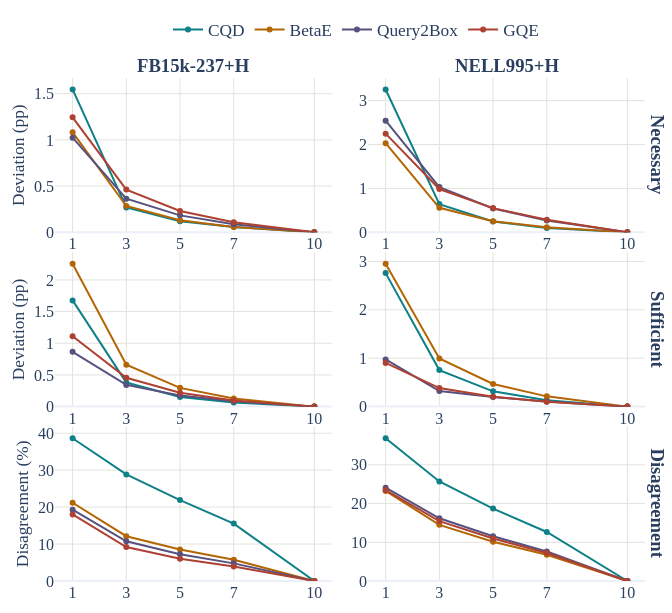

This figure's notebook cell:
### Code cell
MODEL_COLORS = {
    "cqd": DRAWIO["blue"], "betae": DRAWIO["orange"],
    "query2box": DRAWIO["purple"], "gqe": DRAWIO["red"],
}

D_TICK_PT, D_TITLE_PT, D_ANNOT_PT = 12.0, 13.0, 14.0
d_tickfont_px = D_TICK_PT / PT_PER_PX
d_titlefont_px = D_TITLE_PT / PT_PER_PX
d_annotfont_px = D_ANNOT_PT / PT_PER_PX

piv_d = deltamrr_df.pivot_table(index=["dataset", "model", "query_type", "metric"], columns="K", values="mean")
dev_d = piv_d.sub(piv_d[10], axis=0).abs()
disagree_tbl_d = disagree_df[disagree_df["K"].isin(K_TABLE)]


def model_avg_deltamrr(dataset, metric, model):
    vals_by_k = []
    for K in K_TABLE:
        vals = [dev_d.loc[(dataset, model, q, metric), K] for q, _ in QUERY_TYPES
                 if (dataset, model, q, metric) in dev_d.index]
        vals_by_k.append(np.mean(vals))
    return vals_by_k


def model_avg_disagreement(dataset, model):
    sub = disagree_tbl_d[(disagree_tbl_d["dataset"] == dataset) & (disagree_tbl_d["model"] == model)]
    return [sub[sub["K"] == K]["mean_disagreement"].mean() * 100.0 for K in K_TABLE]


def model_line_axis_config(ytitle=None, ysuffix="%"):
    return dict(
        xaxis=dict(tickvals=K_TABLE, tickangle=0, tickfont=dict(size=d_tickfont_px, family=FONT_FAMILY),
                   gridcolor="#e3e2dc"),
        yaxis=dict(tickfont=dict(size=d_tickfont_px, family=FONT_FAMILY),
                   ticksuffix=ysuffix, gridcolor="#e3e2dc", rangemode="tozero",
                   title=dict(text=ytitle, font=dict(size=d_titlefont_px, family=FONT_FAMILY), standoff=4)),
    )


ROW_SPECS_D = [
    ("necc", "Necessary", "Deviation (pp)"),
    ("suff", "Sufficient", "Deviation (pp)"),
    ("dis", "Disagreement", "Disagreement (%)"),
]

fig_d = make_subplots(
    rows=3, cols=2,
    column_titles=["<b>FB15k-237+H</b>", "<b>NELL995+H</b>"],
    row_titles=[f"<b>{label}</b>" for _, label, _ in ROW_SPECS_D],
    horizontal_spacing=0.06, vertical_spacing=0.04,
)

for r, (row_key, row_label, ytitle) in enumerate(ROW_SPECS_D, start=1):
    for c, (ds, ds_display) in enumerate(DATASETS, start=1):
        idx = (r - 1) * 2 + c
        for model, mdisp in MODELS:
            if row_key == "necc":
                y = model_avg_deltamrr(ds, "Necessity", model)
            elif row_key == "suff":
                y = model_avg_deltamrr(ds, "Sufficiency", model)
            else:
                y = model_avg_disagreement(ds, model)
            fig_d.add_trace(go.Scatter(
                x=K_TABLE, y=y, mode="lines+markers", name=mdisp,
                legendgroup=model, showlegend=(r == 1 and c == 1),
                line=dict(color=MODEL_COLORS[model]["line"], width=2),
                marker=dict(size=6, color=MODEL_COLORS[model]["line"]),
                hovertemplate=f"{mdisp}<br>K=%{{x}}<br>%{{y:.2f}}<extra></extra>",
            ), row=r, col=c)
        xk, yk = cart_axis_keys(idx)
        cfg = model_line_axis_config(ytitle=ytitle if c == 1 else None, ysuffix="")
        fig_d.update_layout(**{xk: cfg["xaxis"], yk: cfg["yaxis"]})

fig_d.update_annotations(font=dict(size=d_annotfont_px, family=FONT_FAMILY))
fig_d.update_layout(
    template="plotly_white",
    font=dict(size=d_tickfont_px, family=FONT_FAMILY),
    legend=dict(orientation="h", font=dict(size=d_titlefont_px, family=FONT_FAMILY),
                x=0.5, xanchor="center", y=1.06, yanchor="bottom"),
    width=FIG_TEXTWIDTH_PX, height=460 / PT_PER_PX,
    margin=dict(t=60, b=30, l=55, r=15),
)
fig_d.show()

out = FIGURES_DIR / "sensitivity_main_combined"
fig_d.write_image(str(out) + ".pdf", width=FIG_TEXTWIDTH_PX, height=460 / PT_PER_PX)
fig_d.write_image(str(out) + ".png", width=FIG_TEXTWIDTH_PX, height=460 / PT_PER_PX, scale=2)
print(f"Saved {out.name}.{{pdf,png}} at native {TEXTWIDTH_PT}x460pt")

### Figure 1 — Plotly figure (JSON) as saved in the notebook; plotly's stock layout.template omitted (floating-point values rounded to 4 significant figures)
{"data": [{"hovertemplate": "CQD<br>K=%{x}<br>%{y:.2f}<extra></extra>", "legendgroup": "cqd", "line": {"color": "#0E8088", "width": 2}, "marker": {"color": "#0E8088", "size": 6}, "mode": "lines+markers", "name": "CQD", "showlegend": true, "type": "scatter", "x": [1, 3, 5, 7, 10], "xaxis": "x", "y": [1.546, 0.2679, 0.1181, 0.05609, 0], "yaxis": "y"}, {"hovertemplate": "BetaE<br>K=%{x}<br>%{y:.2f}<extra></extra>", "legendgroup": "betae", "line": {"color": "#B46504", "width": 2}, "marker": {"color": "#B46504", "size": 6}, "mode": "lines+markers", "name": "BetaE", "showlegend": true, "type": "scatter", "x": [1, 3, 5, 7, 10], "xaxis": "x", "y": [1.082, 0.2843, 0.13, 0.0581, 0], "yaxis": "y"}, {"hovertemplate": "Query2Box<br>K=%{x}<br>%{y:.2f}<extra></extra>", "legendgroup": "query2box", "line": {"color": "#56517E", "width": 2}, "marker": {"color": "#56517E", "size": 6}, "mode": "lines+markers", "name": "Query2Box", "showlegend": true, "type": "scatter", "x": [1, 3, 5, 7, 10], "xaxis": "x", "y": [1.024, 0.3635, 0.1828, 0.08628, 0], "yaxis": "y"}, {"hovertemplate": "GQE<br>K=%{x}<br>%{y:.2f}<extra></extra>", "legendgroup": "gqe", "line": {"color": "#AE4132", "width": 2}, "marker": {"color": "#AE4132", "size": 6}, "mode": "lines+markers", "name": "GQE", "showlegend": true, "type": "scatter", "x": [1, 3, 5, 7, 10], "xaxis": "x", "y": [1.244, 0.4619, 0.2309, 0.1083, 0], "yaxis": "y"}, {"hovertemplate": "CQD<br>K=%{x}<br>%{y:.2f}<extra></extra>", "legendgroup": "cqd", "line": {"color": "#0E8088", "width": 2}, "marker": {"color": "#0E8088", "size": 6}, "mode": "lines+markers", "name": "CQD", "showlegend": false, "type": "scatter", "x": [1, 3, 5, 7, 10], "xaxis": "x2", "y": [3.256, 0.6414, 0.2438, 0.09519, 0], "yaxis": "y2"}, {"hovertemplate": "BetaE<br>K=%{x}<br>%{y:.2f}<extra></extra>", "legendgroup": "betae", "line": {"color": "#B46504", "width": 2}, "marker": {"color": "#B46504", "size": 6}, "mode": "lines+markers", "name": "BetaE", "showlegend": false, "type": "scatter", "x": [1, 3, 5, 7, 10], "xaxis": "x2", "y": [2.031, 0.5573, 0.2526, 0.1126, 0], "yaxis": "y2"}, {"hovertemplate": "Query2Box<br>K=%{x}<br>%{y:.2f}<extra></extra>", "legendgroup": "query2box", "line": {"color": "#56517E", "width": 2}, "marker": {"color": "#56517E", "size": 6}, "mode": "lines+markers", "name": "Query2Box", "showlegend": false, "type": "scatter", "x": [1, 3, 5, 7, 10], "xaxis": "x2", "y": [2.544, 1.03, 0.5431, 0.2659, 0], "yaxis": "y2"}, {"hovertemplate": "GQE<br>K=%{x}<br>%{y:.2f}<extra></extra>", "legendgroup": "gqe", "line": {"color": "#AE4132", "width": 2}, "marker": {"color": "#AE4132", "size": 6}, "mode": "lines+markers", "name": "GQE", "showlegend": false, "type": "scatter", "x": [1, 3, 5, 7, 10], "xaxis": "x2", "y": [2.248, 0.9849, 0.5505, 0.2836, 0], "yaxis": "y2"}, {"hovertemplate": "CQD<br>K=%{x}<br>%{y:.2f}<extra></extra>", "legendgroup": "cqd", "line": {"color": "#0E8088", "width": 2}, "marker": {"color": "#0E8088", "size": 6}, "mode": "lines+markers", "name": "CQD", "showlegend": false, "type": "scatter", "x": [1, 3, 5, 7, 10], "xaxis": "x3", "y": [1.677, 0.3796, 0.1518, 0.06485, 0], "yaxis": "y3"}, {"hovertemplate": "BetaE<br>K=%{x}<br>%{y:.2f}<extra></extra>", "legendgroup": "betae", "line": {"color": "#B46504", "width": 2}, "marker": {"color": "#B46504", "size": 6}, "mode": "lines+markers", "name": "BetaE", "showlegend": false, "type": "scatter", "x": [1, 3, 5, 7, 10], "xaxis": "x3", "y": [2.254, 0.6609, 0.296, 0.1298, 0], "yaxis": "y3"}, {"hovertemplate": "Query2Box<br>K=%{x}<br>%{y:.2f}<extra></extra>", "legendgroup": "query2box", "line": {"color": "#56517E", "width": 2}, "marker": {"color": "#56517E", "size": 6}, "mode": "lines+markers", "name": "Query2Box", "showlegend": false, "type": "scatter", "x": [1, 3, 5, 7, 10], "xaxis": "x3", "y": [0.8654, 0.3428, 0.1764, 0.0833, 0], "yaxis": "y3"}, {"hovertemplate": "GQE<br>K=%{x}<br>%{y:.2f}<extra></extra>", "legendgroup": "gqe", "line": {"color": "#AE4132", "width": 2}, "marker": {"color": "#AE4132", "size": 6}, "mode": "lines+markers", "name": "GQE", "showlegend": false, "type": "scatter", "x": [1, 3, 5, 7, 10], "xaxis": "x3", "y": [1.111, 0.4558, 0.2182, 0.09611, 0], "yaxis": "y3"}, {"hovertemplate": "CQD<br>K=%{x}<br>%{y:.2f}<extra></extra>", "legendgroup": "cqd", "line": {"color": "#0E8088", "width": 2}, "marker": {"color": "#0E8088", "size": 6}, "mode": "lines+markers", "name": "CQD", "showlegend": false, "type": "scatter", "x": [1, 3, 5, 7, 10], "xaxis": "x4", "y": [2.758, 0.7546, 0.316, 0.131, 0], "yaxis": "y4"}, {"hovertemplate": "BetaE<br>K=%{x}<br>%{y:.2f}<extra></extra>", "legendgroup": "betae", "line": {"color": "#B46504", "width": 2}, "marker": {"color": "#B46504", "size": 6}, "mode": "lines+markers", "name": "BetaE", "showlegend": false, "type": "scatter", "x": [1, 3, 5, 7, 10], "xaxis": "x4", "y": [2.95, 0.9941, 0.4684, 0.2123, 0], "yaxis": "y4"}, {"hovertemplate": "Query2Box<br>K=%{x}<br>%{y:.2f}<extra></extra>", "legendgroup": "query2box", "line": {"color": "#56517E", "width": 2}, "marker": {"color": "#56517E", "size": 6}, "mode": "lines+markers", "name": "Query2Box", "showlegend": false, "type": "scatter", "x": [1, 3, 5, 7, 10], "xaxis": "x4", "y": [0.9752, 0.3213, 0.1979, 0.1036, 0], "yaxis": "y4"}, {"hovertemplate": "GQE<br>K=%{x}<br>%{y:.2f}<extra></extra>", "legendgroup": "gqe", "line": {"color": "#AE4132", "width": 2}, "marker": {"color": "#AE4132", "size": 6}, "mode": "lines+markers", "name": "GQE", "showlegend": false, "type": "scatter", "x": [1, 3, 5, 7, 10], "xaxis": "x4", "y": [0.9025, 0.3838, 0.2036, 0.1011, 0], "yaxis": "y4"}, {"hovertemplate": "CQD<br>K=%{x}<br>%{y:.2f}<extra></extra>", "legendgroup": "cqd", "line": {"color": "#0E8088", "width": 2}, "marker": {"color": "#0E8088", "size": 6}, "mode": "lines+markers", "name": "CQD", "showlegend": false, "type": "scatter", "x": [1, 3, 5, 7, 10], "xaxis": "x5", "y": [38.65, 28.84, 21.91, 15.54, 0], "yaxis": "y5"}, {"hovertemplate": "BetaE<br>K=%{x}<br>%{y:.2f}<extra></extra>", "legendgroup": "betae", "line": {"color": "#B46504", "width": 2}, "marker": {"color": "#B46504", "size": 6}, "mode": "lines+markers", "name": "BetaE", "showlegend": false, "type": "scatter", "x": [1, 3, 5, 7, 10], "xaxis": "x5", "y": [21.17, 12.12, 8.522, 5.768, 0], "yaxis": "y5"}, {"hovertemplate": "Query2Box<br>K=%{x}<br>%{y:.2f}<extra></extra>", "legendgroup": "query2box", "line": {"color": "#56517E", "width": 2}, "marker": {"color": "#56517E", "size": 6}, "mode": "lines+markers", "name": "Query2Box", "showlegend": false, "type": "scatter", "x": [1, 3, 5, 7, 10], "xaxis": "x5", "y": [19.31, 10.76, 7.258, 4.772, 0], "yaxis": "y5"}, {"hovertemplate": "GQE<br>K=%{x}<br>%{y:.2f}<extra></extra>", "legendgroup": "gqe", "line": {"color": "#AE4132", "width": 2}, "marker": {"color": "#AE4132", "size": 6}, "mode": "lines+markers", "name": "GQE", "showlegend": false, "type": "scatter", "x": [1, 3, 5, 7, 10], "xaxis": "x5", "y": [18.03, 9.205, 6.048, 3.928, 0], "yaxis": "y5"}, {"hovertemplate": "CQD<br>K=%{x}<br>%{y:.2f}<extra></extra>", "legendgroup": "cqd", "line": {"color": "#0E8088", "width": 2}, "marker": {"color": "#0E8088", "size": 6}, "mode": "lines+markers", "name": "CQD", "showlegend": false, "type": "scatter", "x": [1, 3, 5, 7, 10], "xaxis": "x6", "y": [36.87, 25.71, 18.7, 12.66, 0], "yaxis": "y6"}, {"hovertemplate": "BetaE<br>K=%{x}<br>%{y:.2f}<extra></extra>", "legendgroup": "betae", "line": {"color": "#B46504", "width": 2}, "marker": {"color": "#B46504", "size": 6}, "mode": "lines+markers", "name": "BetaE", "showlegend": false, "type": "scatter", "x": [1, 3, 5, 7, 10], "xaxis": "x6", "y": [23.27, 14.5, 10.14, 6.765, 0], "yaxis": "y6"}, {"hovertemplate": "Query2Box<br>K=%{x}<br>%{y:.2f}<extra></extra>", "legendgroup": "query2box", "line": {"color": "#56517E", "width": 2}, "marker": {"color": "#56517E", "size": 6}, "mode": "lines+markers", "name": "Query2Box", "showlegend": false, "type": "scatter", "x": [1, 3, 5, 7, 10], "xaxis": "x6", "y": [24.11, 16.19, 11.54, 7.611, 0], "yaxis": "y6"}, {"hovertemplate": "GQE<br>K=%{x}<br>%{y:.2f}<extra></extra>", "legendgroup": "gqe", "line": {"color": "#AE4132", "width": 2}, "marker": {"color": "#AE4132", "size": 6}, "mode": "lines+markers", "name": "GQE", "showlegend": false, "type": "scatter", "x": [1, 3, 5, 7, 10], "xaxis": "x6", "y": [23.49, 15.47, 10.98, 7.233, 0], "yaxis": "y6"}], "layout": {"annotations": [{"font": {"family": "Times New Roman, Times, serif", "size": 18.67}, "showarrow": false, "text": "<b>FB15k-237+H</b>", "x": 0.23, "xanchor": "center", "xref": "paper", "y": 1, "yanchor": "bottom", "yref": "paper"}, {"font": {"family": "Times New Roman, Times, serif", "size": 18.67}, "showarrow": false, "text": "<b>NELL995+H</b>", "x": 0.75, "xanchor": "center", "xref": "paper", "y": 1, "yanchor": "bottom", "yref": "paper"}, {"font": {"family": "Times New Roman, Times, serif", "size": 18.67}, "showarrow": false, "text": "<b>Necessary</b>", "textangle": 90, "x": 0.98, "xanchor": "left", "xref": "paper", "y": 0.8467, "yanchor": "middle", "yref": "paper"}, {"font": {"family": "Times New Roman, Times, serif", "size": 18.67}, "showarrow": false, "text": "<b>Sufficient</b>", "textangle": 90, "x": 0.98, "xanchor": "left", "xref": "paper", "y": 0.5, "yanchor": "middle", "yref": "paper"}, {"font": {"family": "Times New Roman, Times, serif", "size": 18.67}, "showarrow": false, "text": "<b>Disagreement</b>", "textangle": 90, "x": 0.98, "xanchor": "left", "xref": "paper", "y": 0.1533, "yanchor": "middle", "yref": "paper"}], "font": {"family": "Times New Roman, Times, serif", "size": 16}, "height": 613.3, "legend": {"font": {"family": "Times New Roman, Times, serif", "size": 17.33}, "orientation": "h", "x": 0.5, "xanchor": "center", "y": 1.06, "yanchor": "bottom"}, "margin": {"b": 30, "l": 55, "r": 15, "t": 60}, "width": 672, "xaxis": {"anchor": "y", "domain": [0, 0.46], "gridcolor": "#e3e2dc", "tickangle": 0, "tickfont": {"family": "Times New Roman, Times, serif", "size": 16}, "tickvals": [1, 3, 5, 7, 10]}, "xaxis2": {"anchor": "y2", "domain": [0.52, 0.98], "gridcolor": "#e3e2dc", "tickangle": 0, "tickfont": {"family": "Times New Roman, Times, serif", "size": 16}, "tickvals": [1, 3, 5, 7, 10]}, "xaxis3": {"anchor": "y3", "domain": [0, 0.46], "gridcolor": "#e3e2dc", "tickangle": 0, "tickfont": {"family": "Times New Roman, Times, serif", "size": 16}, "tickvals": [1, 3, 5, 7, 10]}, "xaxis4": {"anchor": "y4", "domain": [0.52, 0.98], "gridcolor": "#e3e2dc", "tickangle": 0, "tickfont": {"family": "Times New Roman, Times, serif", "size": 16}, "tickvals": [1, 3, 5, 7, 10]}, "xaxis5": {"anchor": "y5", "domain": [0, 0.46], "gridcolor": "#e3e2dc", "tickangle": 0, "tickfont": {"family": "Times New Roman, Times, serif", "size": 16}, "tickvals": [1, 3, 5, 7, 10]}, "xaxis6": {"anchor": "y6", "domain": [0.52, 0.98], "gridcolor": "#e3e2dc", "tickangle": 0, "tickfont": {"family": "Times New Roman, Times, serif", "size": 16}, "tickvals": [1, 3, 5, 7, 10]}, "yaxis": {"anchor": "x", "domain": [0.6933, 1], "gridcolor": "#e3e2dc", "rangemode": "tozero", "tickfont": {"family": "Times New Roman, Times, serif", "size": 16}, "ticksuffix": "", "title": {"font": {"family": "Times New Roman, Times, serif", "size": 17.33}, "standoff": 4, "text": "Deviation (pp)"}}, "yaxis2": {"anchor": "x2", "domain": [0.6933, 1], "gridcolor": "#e3e2dc", "rangemode": "tozero", "tickfont": {"family": "Times New Roman, Times, serif", "size": 16}, "ticksuffix": "", "title": {"font": {"family": "Times New Roman, Times, serif", "size": 17.33}, "standoff": 4}}, "yaxis3": {"anchor": "x3", "domain": [0.3467, 0.6533], "gridcolor": "#e3e2dc", "rangemode": "tozero", "tickfont": {"family": "Times New Roman, Times, serif", "size": 16}, "ticksuffix": "", "title": {"font": {"family": "Times New Roman, Times, serif", "size": 17.33}, "standoff": 4, "text": "Deviation (pp)"}}, "yaxis4": {"anchor": "x4", "domain": [0.3467, 0.6533], "gridcolor": "#e3e2dc", "rangemode": "tozero", "tickfont": {"family": "Times New Roman, Times, serif", "size": 16}, "ticksuffix": "", "title": {"font": {"family": "Times New Roman, Times, serif", "size": 17.33}, "standoff": 4}}, "yaxis5": {"anchor": "x5", "domain": [0, 0.3067], "gridcolor": "#e3e2dc", "rangemode": "tozero", "tickfont": {"family": "Times New Roman, Times, serif", "size": 16}, "ticksuffix": "", "title": {"font": {"family": "Times New Roman, Times, serif", "size": 17.33}, "standoff": 4, "text": "Disagreement (%)"}}, "yaxis6": {"anchor": "x6", "domain": [0, 0.3067], "gridcolor": "#e3e2dc", "rangemode": "tozero", "tickfont": {"family": "Times New Roman, Times, serif", "size": 16}, "ticksuffix": "", "title": {"font": {"family": "Times New Roman, Times, serif", "size": 17.33}, "standoff": 4}}}}
